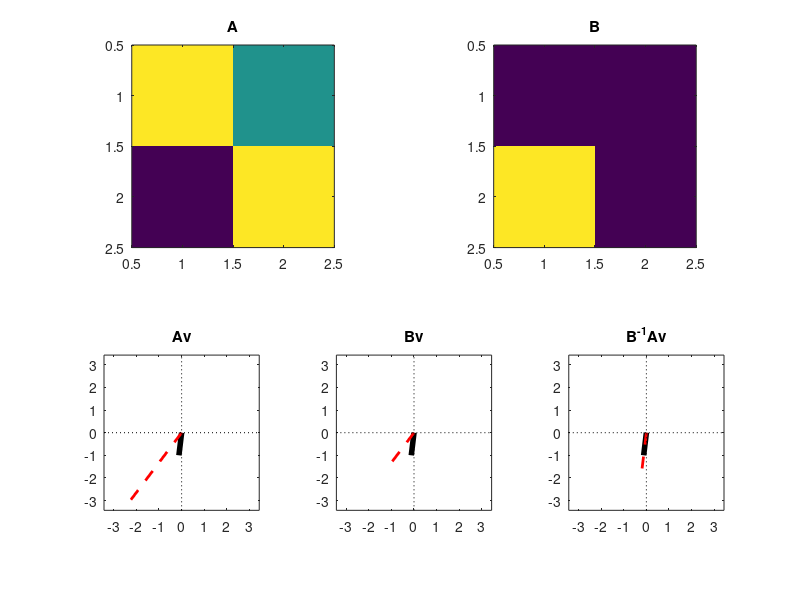

Write the MATLAB code that produced this figure. (Note: this script raises an error after producing the figure.)

%% generalized eigendecomposition

A = [3 2; 1 3];
B = [1 1; 4 1];
[eigvecs,eigvals] = eig(A,B);

% define vectors
v1 = [.7 .5]';
v2 = eigvecs(:,2);

% matrix-vector multiplication
v1A = A*v1;
v2A = A*v2;
v2B = B*v2;
v2AB = inv(B)*A*v2;

% maximum value for plotting
xval = max([ abs(v1A); abs(v2A) ])*1.1;


figure(1), clf

subplot(221), imagesc(A), axis square, title('A')
subplot(222), imagesc(B), axis square, title('B')


subplot(234)
plot([0 v2(1)],[0 v2(2)],'k','linew',4), hold on
plot([0 v2A(1)],[0 v2A(2)],'r--','linew',2)
axis square, axis([-xval xval -xval xval]), plot(get(gca,'xlim'),[0 0],'k:'), plot([0 0],get(gca,'ylim'),'k:')
title('Av')


subplot(235)
plot([0 v2(1)],[0 v2(2)],'k','linew',4), hold on
plot([0 v2B(1)],[0 v2B(2)],'r--','linew',2)
axis square, axis([-xval xval -xval xval]), plot(get(gca,'xlim'),[0 0],'k:'), plot([0 0],get(gca,'ylim'),'k:')
title('Bv')


subplot(236)
plot([0 v2(1)],[0 v2(2)],'k','linew',4), hold on
plot([0 v2AB(1)],[0 v2AB(2)],'r--','linew',2)
axis square, axis([-xval xval -xval xval]), plot(get(gca,'xlim'),[0 0],'k:'), plot([0 0],get(gca,'ylim'),'k:')
title('B^-^1Av')

%% load data

load SSVEP_data

ALLEEG(1).data = double(ALLEEG(1).data);
ALLEEG(2).data = double(ALLEEG(2).data);

%% compute static SSVEP

time2start = 0; % in ms
time2stop  = 1600; % in ms

% specify number of FFT points, which determines the frequency resolution.
% In this case, we can decide the N based on the desired resolution.
% Because the flicker rates are 10 and 12.5 Hz, we need at least .5 Hz resolution.
nFFT = ceil( ALLEEG(1).srate/.25 );

% convert times in ms to indices
[~,timeidx(1)] = min(abs(ALLEEG(1).times-time2start));
[~,timeidx(2)] = min(abs(ALLEEG(1).times-time2stop));
n = diff(timeidx)+1;

% initialize matrices
pow1 = zeros(ALLEEG(1).nbchan,nFFT);
pow2 = zeros(ALLEEG(1).nbchan,nFFT);

% now compute FFT
for chani = 1:ALLEEG(1).nbchan
    fft1 = fft( squeeze(ALLEEG(1).data(chani,timeidx(1):timeidx(2),:)),nFFT )/n;
    fft2 = fft( squeeze(ALLEEG(2).data(chani,timeidx(1):timeidx(2),:)),nFFT )/n;

    % now average FFT power over trials
    pow1(chani,:) = mean( abs( fft1 ).^2 ,2);
    pow2(chani,:) = mean( abs( fft2 ).^2 ,2);
end


% finally, we need the vector of frequencies in Hz
hz = linspace(0,ALLEEG(1).srate/2,floor(nFFT/2)+1);

% plot static SSVEPs from 10 & 12.5 Hz using Headplot function
%frex = [10 12.5];
frex = [6 18];
freqidx = zeros(1,length(frex));
for i=1:2
    [~,freqidx(i)] = min(abs(hz - frex(i)));
end

figure(1), clf
subplot(231)
topoplotIndie(squeeze(pow1(:,freqidx(1))),ALLEEG(1).chanlocs);
set(gca,'clim',[-200 200])
title('10 Hz target')

subplot(232)
topoplotIndie(squeeze(pow2(:,freqidx(1))),ALLEEG(1).chanlocs);
set(gca,'clim',[-80 80])
title('10 Hz flankers')

subplot(233)
topoplotIndie(squeeze((mean(pow1(:,freqidx),2) + mean(pow2(:,freqidx),2))./2),ALLEEG(1).chanlocs);
set(gca,'clim',[-200 200])
title('Average')

%% visually inspect and pick channel for further analysis

chan2use = 'Oz';
chanidx  = strcmpi(chan2use,{ALLEEG(1).chanlocs.labels});

% plot frequency spectrum of EEG for one channel
subplot(212)
plot(hz,pow1(chanidx,1:length(hz)),'.-')
hold on
plot(hz,pow2(chanidx,1:length(hz)),'r.-')
set(gca,'xlim',[1 51])
title([ 'Static SSVEP from channel ' chan2use ])
xlabel('Frequency (Hz)'), ylabel('Power (\muV^2/cm^2)')
legend({'Attention to 10 Hz';'Attention to 12.5 Hz'})

%% nFFT is too short to resolve response at the flicker frequency 

time2start = 0; % in ms
time2stop  = 1600; % in ms 
ntrials = ALLEEG(1).trials; 

% convert times in ms to indices
[~,timeidx(1)] = min(abs(ALLEEG(1).times-time2start));
[~,timeidx(2)] = min(abs(ALLEEG(1).times-time2stop));
n = diff(timeidx)+1;

% define frequency resolution
freq_res = [0.25 1];
colorz = 'rb'; 
figure(2), clf
for i=1:length(freq_res)
    
    % Define length of FFT
    nFFT  = ceil( ALLEEG(2).srate/freq_res(i) );
    
    % now compute FFT for one channel
    fft1 = fft( squeeze(ALLEEG(2).data(chanidx,timeidx(1):timeidx(2),1:ntrials)), nFFT )/n;
    
    % now average FFT power over trials
    pow1 = mean( abs( fft1 ).^2 ,2);
    
    % finally, we need the vector of frequencies in Hz
    hz = linspace(0,ALLEEG(1).srate/2,floor(nFFT/2)+1);
    
    
    % plot frequency spectrum of EEG for one channel
    plot(hz,pow1(1:length(hz)),'.-','Color',colorz(i))
    set(gca,'xlim',[1 20])
    hold on
   
    title('Static SSVEP from channel, variable nFFT')
    xlabel('Frequency (Hz)'), ylabel('Power (\muV^2/cm^2)')
end
legend({['Freq resolution: ' num2str(freq_res(1)) ' Hz'];['Freq resolution: ' num2str(freq_res(2)) ' Hz']},'Location','NorthWest')

%% now for GED

figure(3), clf

nFFT  = ceil( ALLEEG(2).srate/freq_res(1) );

% need the vector of frequencies in Hz
hz = linspace(0,ALLEEG(1).srate/2,floor(nFFT/2)+1);

for condi=1:2
    
    % bandpass filter data around SSVEP frequency
    filtdata = filterFGx(ALLEEG(condi).data,ALLEEG(condi).srate,frex(condi),1);
    contdata = reshape(filtdata,ALLEEG(condi).nbchan,[]);
    contdata = bsxfun(@minus,contdata,mean(contdata,2));
    filtcov  = (contdata*contdata')/(size(contdata,2)-1);
    
    filtdata1 = filterFGx(ALLEEG(condi).data,ALLEEG(condi).srate,frex(condi)-2,1);
    filtdata2 = filterFGx(ALLEEG(condi).data,ALLEEG(condi).srate,frex(condi)+2,1);
    filtdatax = (filtdata1+filtdata2)/2;
    contdata = reshape(filtdatax,ALLEEG(condi).nbchan,[]);
    contdata = bsxfun(@minus,contdata,mean(contdata,2));
    filtcov  = (contdata*contdata')/(size(contdata,2)-1);
    
    %{
    % then broadband covariance
    contdata = reshape(ALLEEG(condi).data,ALLEEG(condi).nbchan,[]);
    contdata = bsxfun(@minus,contdata,mean(contdata,2));
    bbcov    = (contdata*contdata')/(size(contdata,2)-1);
    %}
    
    % GED
    [evecs,evals] = eig(filtcov,bbcov);
    [~,sidx] = sort(real(diag(evals)));
    evecs = real(evecs(:,sidx));
    
    subplot(2,3,condi)
    tmpmap = pinv(evecs');
    topoplotIndie(tmpmap(:,end)./max(abs(tmpmap(:,end))),ALLEEG(1).chanlocs);
    set(gca,'clim',[-1 1])
    geddata = reshape( (contdata'*evecs(:,end))',ALLEEG(condi).pnts,ALLEEG(condi).trials);
    
    % now compute FFT for one channel
    fft1 = fft( squeeze(geddata(timeidx(1):timeidx(2),:)), nFFT )/n;
    
    % now average FFT power over trials
    pow1 = mean( abs( fft1 ).^2 ,2);
    pow1 = pow1./pow1(dsearchn(hz',frex(condi)));
    
    subplot(212), hold on
    plot(hz,pow1(1:length(hz)),'.-')
end



set(gca,'xlim',[1 51])
title([ 'Static SSVEP from channel ' chan2use ])
xlabel('Frequency (Hz)'), ylabel('Power (norm.)')
legend({'Attention to 10 Hz';'Attention to 12.5 Hz'})

%%

%% generalized eigendecomposition to optimize a spatial filter
% find a spatial filter that best differentiates activity between correct
% and error trials. Data were collected in a speeded reaction-time task.
% The first 125 trials are correct responses, the next 125 trials are
% incorrect responses.

load CEdata.mat

% Apply a narrow band-pass filter centered at 7 Hz with a FWHM of 3 Hz.
% Notice how the results depend on the filter frequency! Also try
% commenting out this line to see the broadband activity.
EEG.data = filterFGx(EEG.data,EEG.srate,7,3);


% define time ranges for computing the covariance matrix. You can also try
% different ranges to see how the results are affected.
tidx = dsearchn(EEG.times',[0 700]');


% extract and vectorize data, and compute covariance matrices
datCor = reshape(EEG.data(:,tidx(1):tidx(2),1:125),EEG.nbchan,[]);
datCor = bsxfun(@minus,datCor,mean(datCor,2));
covCor = (datCor*datCor') / size(datCor,2);

datErr = reshape(EEG.data(:,tidx(1):tidx(2),126:250),EEG.nbchan,[]);
datErr = bsxfun(@minus,datErr,mean(datErr,2));
covErr = (datErr*datErr') / size(datErr,2);


% GED
[V,D] = eig(covErr,covCor);

% find eigenvalue order
[~,eigidx] = sort(diag(D));

% compute spatial 'activation pattern'
maps = inv(V');


% Plot the power of the filtered data
figure(4), clf

subplot(221)
topoplotIndie(maps(:,eigidx(end)),EEG.chanlocs);

subplot(222)
% filter is eigenvector with largest eigenvalue. Note that this next line
% also computes the power time series... try deleting abs(hilbert to obtain
% only the real part of the signal.
filter_dataE = abs(hilbert( reshape(EEG.data,EEG.nbchan,[])' * V(:,eigidx(end)) )).^2;
filter_dataE = reshape(filter_dataE,EEG.pnts,EEG.trials);

plot(EEG.times,mean(filter_dataE(:,1:125),2), EEG.times,mean(filter_dataE(:,126:end),2),'linew',2)
xlabel('Time (ms)'), ylabel('Activity (a.u.)')
set(gca,'xlim',[-300 1200])
legend({'Correct response';'Error response'})


subplot(223)
topoplotIndie(maps(:,eigidx(1)),EEG.chanlocs);

subplot(224)
% task+ filter is eigenvector with largest eigenvalue
filter_dataC = abs(hilbert( reshape(EEG.data,EEG.nbchan,[])' * V(:,eigidx(1)) )).^2;
filter_dataC = reshape(filter_dataC,EEG.pnts,EEG.trials);

plot(EEG.times,mean(filter_dataC(:,1:125),2), EEG.times,mean(filter_dataC(:,126:end),2),'linew',2)
xlabel('Time (ms)'), ylabel('Activity (a.u.)')
set(gca,'xlim',[-300 1200])

% finally, adjust y-axis limits
ymin = min([ mean(filter_dataE(:,1:125),2); mean(filter_dataE(:,126:end),2); mean(filter_dataC(:,1:125),2); mean(filter_dataC(:,126:end),2) ]);
ymax = max([ mean(filter_dataE(:,1:125),2); mean(filter_dataE(:,126:end),2); mean(filter_dataC(:,1:125),2); mean(filter_dataC(:,126:end),2) ]);
subplot(222), set(gca,'ylim',[ymin ymax]);
subplot(224), set(gca,'ylim',[ymin ymax]);

%% done.
